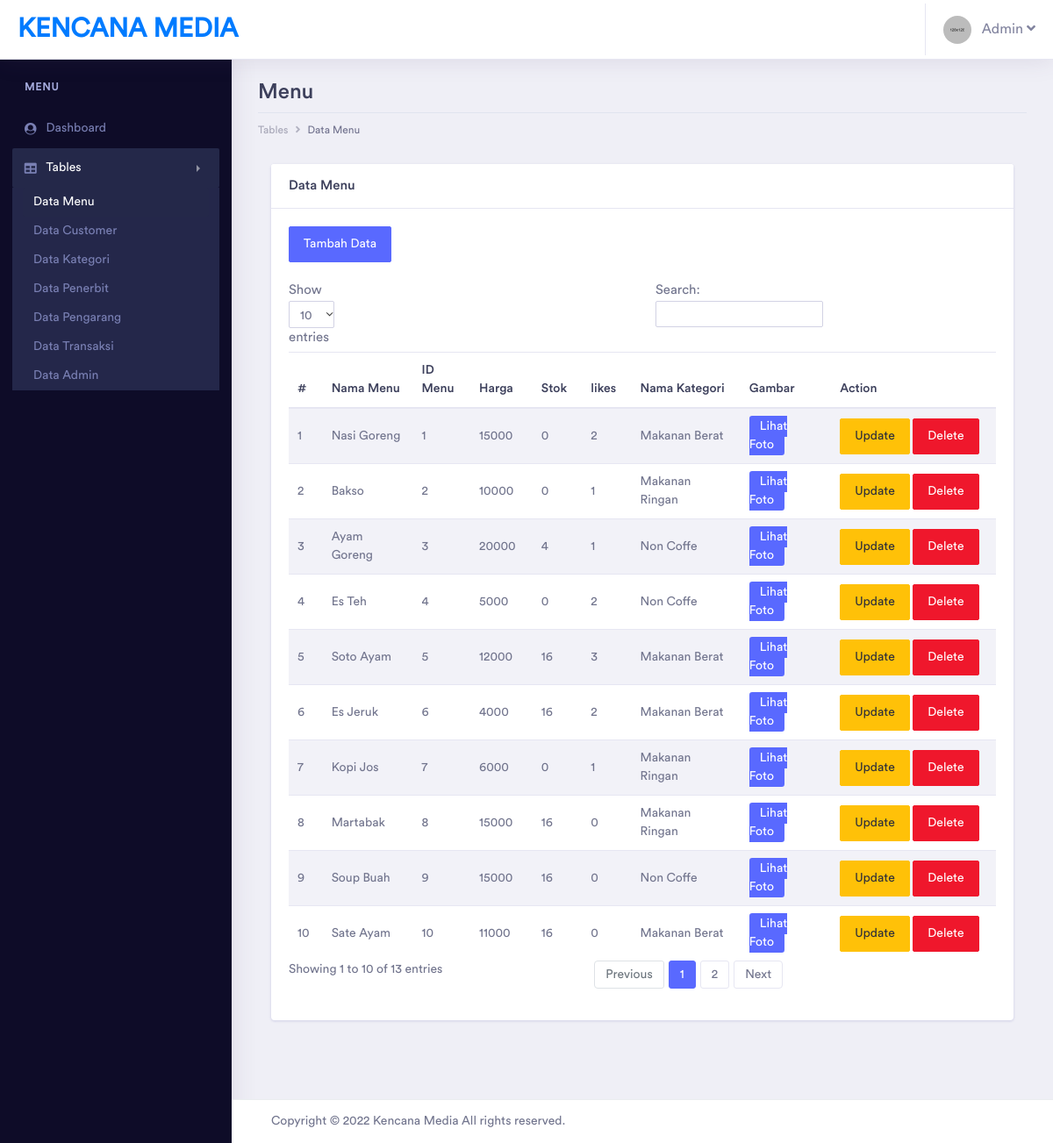
The page /admin/pages/tables/menu/table_menu.php (signed in) on the database its author committed.
### tables this page shows
CREATE TABLE `produk` (
  `id_produk` int(11) NOT NULL,
  `nama_produk` varchar(100) DEFAULT NULL,
  `harga_produk` int(11) DEFAULT NULL,
  `stok` int(11) DEFAULT NULL,
  `foto_produk` varchar(100) DEFAULT NULL,
  `deskripsi_produk` text DEFAULT NULL,
  `likes` int(11) NOT NULL,
  `id_kategori` int(11) DEFAULT NULL
);

CREATE TABLE `kategori` (
  `id_kategori` int(11) NOT NULL,
  `nama_kategori` varchar(50) DEFAULT NULL
);

### admin/pages/tables/menu/table_menu.php (the view, shortened to what this page needs)
<?php
include '../../../../helper/connection.php';
?>
<?php
if(!$_SESSION['username'] && !$_SESSION['password'] && $_SESSION['role'] != "admin")
{
    echo "
		<script type='text/javascript'>
		alert('Anda harus login terlebih dahulu!')
		window.location='../../../index.php';
		</script>";
}
else
{
    include '../template.php';
?>
        <div class="dashboard-wrapper">
            <div class="dashboard-ecommerce">
                <div class="container-fluid dashboard-content ">
                    <div class="row">
                        <div class="col-xl-12 col-lg-12 col-md-12 col-sm-12 col-12">
                            <div class="page-header">
                                <h2 class="pageheader-title">Menu</h2>
                                <div class="page-breadcrumb">
                                    <nav aria-label="breadcrumb">
                                        <ol class="breadcrumb">
                                            <li class="breadcrumb-item"><a href="#" class="breadcrumb-link">Tables</a></li>
                                            <li class="breadcrumb-item active" aria-current="page">Data Menu</li>
                                        </ol>
                                    </nav>
                                </div>
                            </div>
                        </div>
                    </div>
                    <div class="col-xl-12">
                        <div class="card">
                            <h5 class="card-header">Data Menu</h5>
                            <div class="card-body">
                                <a href="form_menu.php" class="btn btn-primary">Tambah Data</a>
                                <br><br>
                                <table id="tabell" class="table table-striped">
                                    <thead>
                                        <tr>
                                            <th>#</th>
                                            <th>Nama Menu</th>
                                            <th>ID Menu</th>
                                            <th>Harga</th>
                                            <th>Stok</th>
                                            <th>likes</th>
                                            <th>Nama Kategori</th>
                                            <th>Gambar</th>
                                            <th>Action</th>
                                        </tr>
                                    </thead>
                                    <tbody>
                                        <?php
                                            $protocol = isset($_SERVER['HTTPS']) && $_SERVER['HTTPS'] == 'on'? "https://" : "http://";
                                            $query =
                                            "SELECT p.* , k.nama_kategori FROM produk p INNER JOIN kategori k ON p.id_kategori = k.id_kategori";
                                            $result = mysqli_query($con, $query);
                                            if (mysqli_num_rows($result) > 0)
                                            {
                                                $index = 1;
                                                while($row = mysqli_fetch_assoc($result))
                                                {
                                                    $id_produk = $row['id_produk'];
                                                    echo "
                                                    <tr>
                                                        <td>" . $index++ . "</td>
                                                        <td>" . $row["nama_produk"] . "</td>
                                                        <td>" . $row["id_produk"] . "</td>
                                                        <td>" . $row["harga_produk"] . "</td>
                                                        <td>" . $row["stok"] . "</td>
                                                        <td>" . $row["likes"] . "</td>
                                                        <td>" . $row["nama_kategori"] . "</td>
                                                        <td><a class='zoom bg-primary text-white btn-sm' href='".$protocol.$_SERVER['HTTP_HOST']."/toko_buku/admin/assets/images/".$row["foto_produk"] ."'>Lihat Foto</a></td>
                                                        <td>
                                                            <a href='form_edit_menu.php?id_produk=$id_produk' class='btn btn-warning'>Update</a>
                                                            <a href='process/delete_menu.php?id_produk=$id_produk' class='btn btn-danger'>Delete</a>
                                                        </td>
                                                    </tr>
                                                    ";
                                                }
                                            }
                                            ?>
                                    </tbody>
                                </table>
                            </div>
                        </div>
                    </div>
                </div>
            </div>
            <div class="footer">
                <div class="container-fluid">
                    <div class="row">
                        <div class="col-xl-6 col-lg-6 col-md-6 col-sm-12 col-12">
                            Copyright © 2022 Kencana Media All rights reserved.
                        </div>
                        <div class="col-xl-6 col-lg-6 col-md-6 col-sm-12 col-12">
                        </div>
                    </div>
                </div>
            </div>
        </div>
<?php } ?>

### rows shown on the page
produk: nama_produk "Nasi Goreng", id_produk "1", harga_produk "15000", stok "0", likes "2", id_kategori.nama_kategori "Makanan Berat"
produk: nama_produk "Bakso", id_produk "2", harga_produk "10000", stok "0", likes "1", id_kategori.nama_kategori "Makanan Ringan"
produk: nama_produk "Ayam Goreng", id_produk "3", harga_produk "20000", stok "4", likes "1", id_kategori.nama_kategori "Non Coffe"
produk: nama_produk "Es Teh", id_produk "4", harga_produk "5000", stok "0", likes "2", id_kategori.nama_kategori "Non Coffe"
produk: nama_produk "Soto Ayam", id_produk "5", harga_produk "12000", stok "16", likes "3", id_kategori.nama_kategori "Makanan Berat"
produk: nama_produk "Es Jeruk", id_produk "6", harga_produk "4000", stok "16", likes "2", id_kategori.nama_kategori "Makanan Berat"
produk: nama_produk "Kopi Jos", id_produk "7", harga_produk "6000", stok "0", likes "1", id_kategori.nama_kategori "Makanan Ringan"
produk: nama_produk "Martabak", id_produk "8", harga_produk "15000", stok "16", likes "0", id_kategori.nama_kategori "Makanan Ringan"
produk: nama_produk "Soup Buah", id_produk "9", harga_produk "15000", stok "16", likes "0", id_kategori.nama_kategori "Non Coffe"
produk: nama_produk "Sate Ayam", id_produk "10", harga_produk "11000", stok "16", likes "0", id_kategori.nama_kategori "Makanan Berat"
